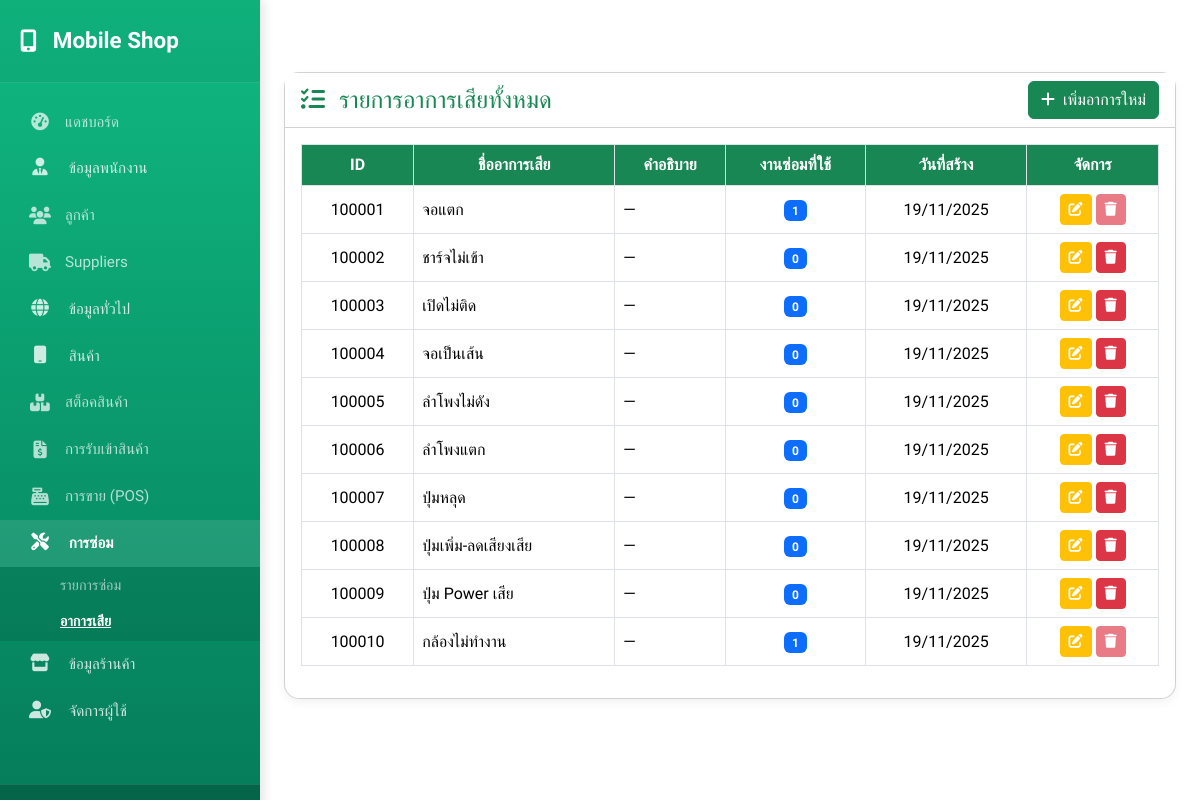
/symptom/symptoms.php (signed in), run on an earlier commit of the app's database.
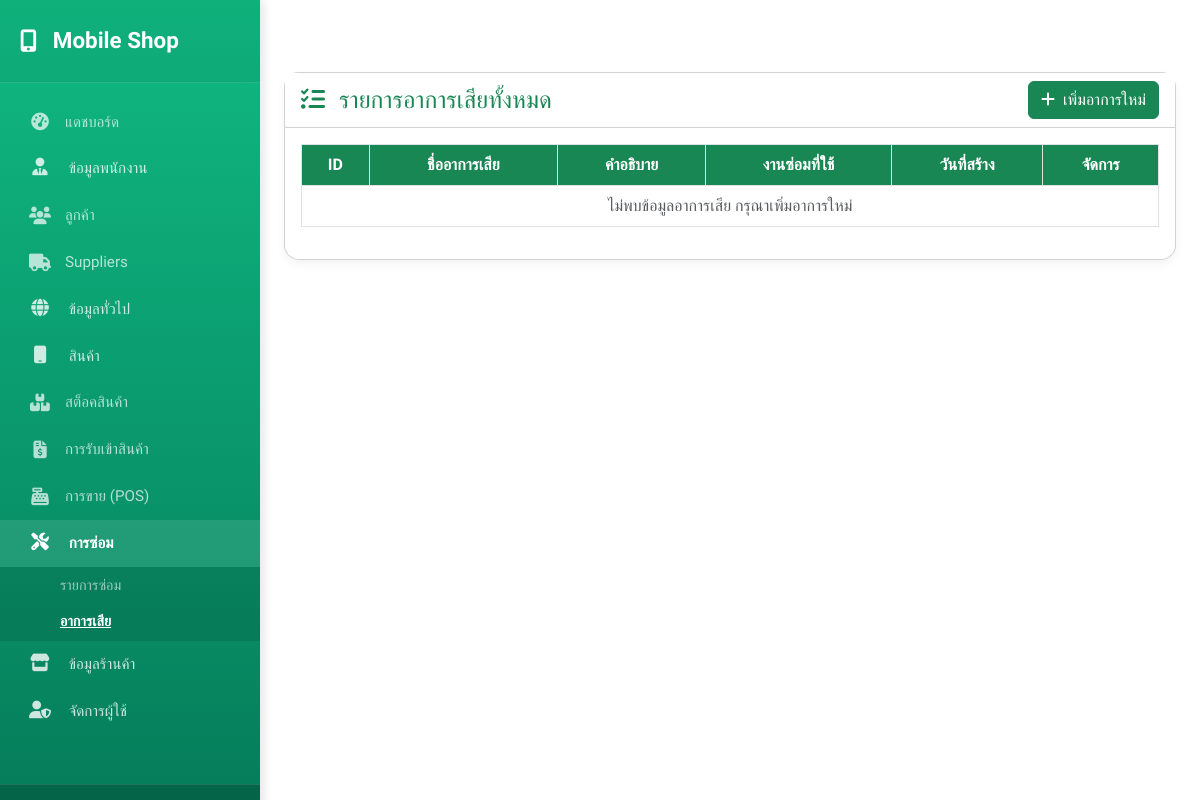
And on a later commit of the database.
### tables this page shows
CREATE TABLE `symptoms` (
  `symptom_id` int(6) NOT NULL,
  `symptom_name` varchar(50) NOT NULL,
  `symptom_desc` varchar(100) DEFAULT NULL,
  `create_at` datetime NOT NULL DEFAULT current_timestamp(),
  `update_at` datetime NOT NULL DEFAULT current_timestamp()
);

### global/sidebar.php (called while the page is built, shortened)
<?php
require_once '../config/config.php';
$sidebar_uid = $_SESSION['user_id'] ?? 0;
function isActive($keywords)
{
    $current_url = $_SERVER['PHP_SELF'];
    if (!is_array($keywords)) $keywords = [$keywords];
    foreach ($keywords as $key) {
        if (strpos($current_url, $key) !== false) return 'active';
    }
    return '';
}
function isExpanded($keywords)
{
    return isActive($keywords) ? 'show' : '';
}
function isGroupActive($keywords)
{
    return isActive($keywords) ? 'text-white fw-bold bg-white-10' : 'text-white-80';
}
?>
        <?php if (hasPermission($conn, $sidebar_uid, 'menu_manage_users')): ?>
            <a href="#sub-users" class="list-group-item list-group-item-action menu-toggle <?= isGroupActive(['permission.php', 'role.php']) ?>" data-bs-toggle="collapse" aria-expanded="<?= !empty(isExpanded(['permission.php', 'role.php'])) ? 'true' : 'false' ?>">
                <span><i class="fas fa-user-shield"></i> จัดการผู้ใช้</span>
            </a>
            <div class="collapse submenu <?= isExpanded(['permission.php', 'role.php']) ?>" id="sub-users">
                <a href="../permission/permission.php" class="list-group-item list-group-item-action <?= isActive('permission.php') ?>">สิทธิ์การใช้งาน</a>
                <a href="../role/role.php" class="list-group-item list-group-item-action <?= isActive('role.php') ?>">บทบาทผู้ใช้</a>
            </div>
        <?php endif; ?>

### config/functions.php (called while the page is built, shortened)
<?php
function hasPermission($conn, $user_id, $permission_name)
{
    $sql = "SELECT 1
            FROM user_roles ur
            JOIN role_permissions rp ON ur.roles_role_id = rp.roles_role_id
            JOIN permissions p ON rp.permissions_permission_id = p.permission_id
            WHERE ur.users_user_id = ?
            AND p.permission_name = ?
            LIMIT 1";
    $stmt = $conn->prepare($sql);
    $stmt->bind_param("is", $user_id, $permission_name);
    $stmt->execute();
    $result = $stmt->get_result();
    $has_perm = ($result->num_rows > 0);
    return $has_perm;
}

### symptom/symptoms.php (the view, shortened to what the changed rows need)
<?php
require '../config/config.php';
$result = mysqli_query($conn, "SELECT * FROM symptoms ORDER BY symptom_id ASC");
?>
<!DOCTYPE html>
<html lang="th">
<head>
    <link href="https://cdn.jsdelivr.net/npm/bootstrap@5.3.3/dist/css/bootstrap.min.css" rel="stylesheet">
    <link href="https://cdnjs.cloudflare.com/ajax/libs/font-awesome/6.5.1/css/all.min.css" rel="stylesheet">
    <?php require '../config/load_theme.php'; ?>
</head>
<body>
    <div class="d-flex" id="wrapper">
        <?php include '../global/sidebar.php'; ?>
        <div class="main-content w-100">
            <div class="container-fluid py-4">
                <div class="container py-5">
                    <div class="card">
                        <div class="card-body">
                            <div class="table-responsive">
                                <table class="table table-bordered table-hover align-middle">
                                    <thead>
                                        <tr>
                                            <th>ID</th>
                                            <th>ชื่ออาการเสีย</th>
                                            <th>คำอธิบาย</th>
                                            <th>งานซ่อมที่ใช้</th>
                                            <th>วันที่สร้าง</th>
                                            <th>จัดการ</th>
                                        </tr>
                                    </thead>
                                    <tbody>
                                        <?php if ($result && $result->num_rows > 0): ?>
                                            <?php mysqli_data_seek($result, 0);
                                            ?>
                                            <?php while ($row = $result->fetch_assoc()):
                                                $count_repair_sql = "SELECT COUNT(*) FROM repair_symptoms WHERE symptoms_symptom_id = " . $row['symptom_id'];
                                                $count_repair_result = mysqli_query($conn, $count_repair_sql);
                                                $repair_count = mysqli_fetch_assoc($count_repair_result)['COUNT(*)'];
                                            ?>
                                                <tr>
                                                    <td class="text-center"><?= htmlspecialchars($row['symptom_id']) ?></td>
                                                    <td><?= htmlspecialchars($row['symptom_name']) ?></td>
                                                    <td><?= htmlspecialchars($row['symptom_desc']) ?: '—' ?></td>
                                                    <td class="text-center">
                                                        <span class="badge bg-primary"><?= $repair_count ?></span>
                                                    </td>
                                                    <td class="text-center"><?= date('d/m/Y', strtotime($row['create_at'])) ?></td>
                                                    <td class="text-center">
                                                        <a href="edit_symptom.php?id=<?= $row['symptom_id'] ?>" class="btn btn-edit btn-sm">
                                                            <i class="fas fa-edit"></i>
                                                        </a>
                                                        <button type="button" class="btn btn-delete btn-sm delete-btn"
                                                            data-id="<?= $row['symptom_id'] ?>"
                                                            data-name="<?= htmlspecialchars($row['symptom_name']) ?>"
                                                            data-count="<?= $repair_count ?>"
                                                            <?= $repair_count > 0 ? 'disabled' : '' ?>>
                                                            <i class="fas fa-trash"></i>
                                                        </button>
                                                    </td>
                                                </tr>
                                            <?php endwhile; ?>
                                        <?php else: ?>
                                            <tr>
                                                <td colspan="6" class="text-center text-muted">ไม่พบข้อมูลอาการเสีย กรุณาเพิ่มอาการใหม่</td>
                                            </tr>
                                        <?php endif; ?>
                                    </tbody>
                                </table>
                            </div>
                        </div>
                    </div>
                </div>
            </div>
        </div>
    </div>
</body>
</html>

What changed in the data, as far as the page shows it:
removed symptoms: symptom_id "100001", symptom_name "จอแตก", symptom_desc "—", repair_count "1", create_at "19/11/2025"
removed symptoms: symptom_id "100002", symptom_name "ชาร์จไม่เข้า", symptom_desc "—", repair_count "0", create_at "19/11/2025"
removed symptoms: symptom_id "100003", symptom_name "เปิดไม่ติด", symptom_desc "—", repair_count "0", create_at "19/11/2025"
removed symptoms: symptom_id "100004", symptom_name "จอเป็นเส้น", symptom_desc "—", repair_count "0", create_at "19/11/2025"
removed symptoms: symptom_id "100005", symptom_name "ลำโพงไม่ดัง", symptom_desc "—", repair_count "0", create_at "19/11/2025"
removed symptoms: symptom_id "100006", symptom_name "ลำโพงแตก", symptom_desc "—", repair_count "0", create_at "19/11/2025"
removed symptoms: symptom_id "100007", symptom_name "ปุ่มหลุด", symptom_desc "—", repair_count "0", create_at "19/11/2025"
removed symptoms: symptom_id "100008", symptom_name "ปุ่มเพิ่ม-ลดเสียงเสีย", symptom_desc "—", repair_count "0", create_at "19/11/2025"
removed symptoms: symptom_id "100009", symptom_name "ปุ่ม Power เสีย", symptom_desc "—", repair_count "0", create_at "19/11/2025"
removed symptoms: symptom_id "100010", symptom_name "กล้องไม่ทำงาน", symptom_desc "—", repair_count "1", create_at "19/11/2025"
Also different on the page:
text now shown: "ไม่พบข้อมูลอาการเสีย กรุณาเพิ่มอาการใหม่"
